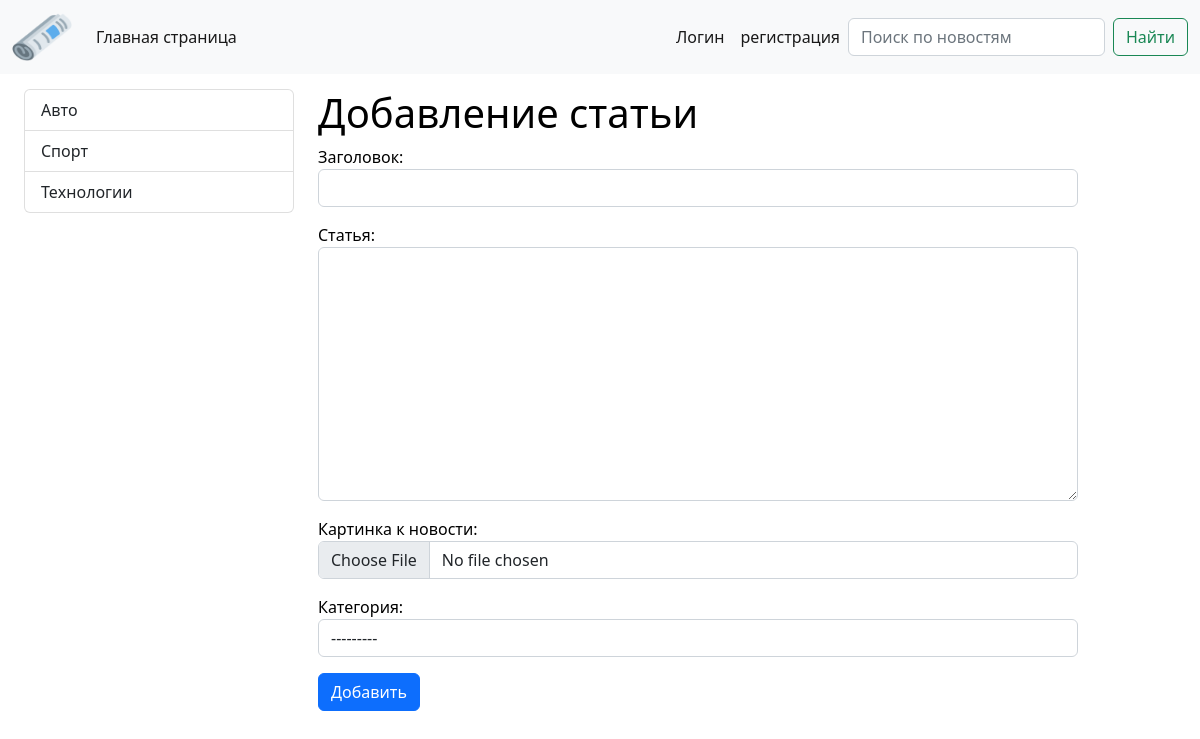
The app's page /add_news/, older data.
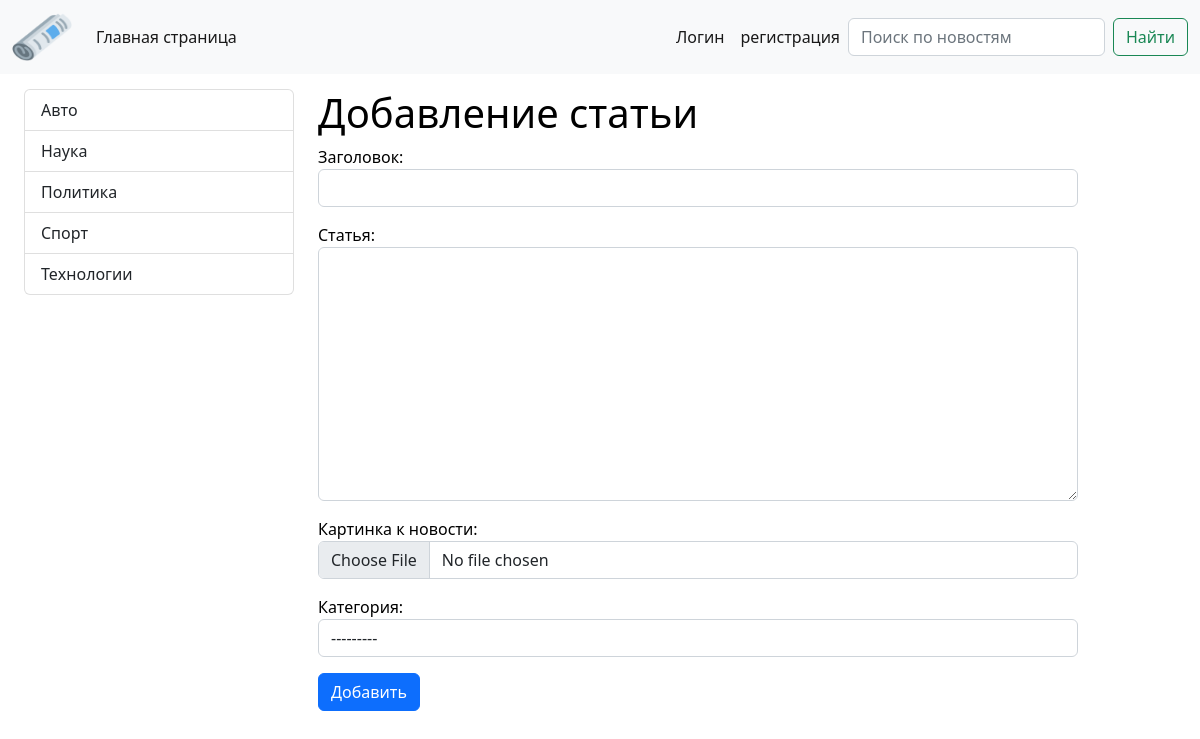
The same page, newer data.
### news/models.py (models this page shows)
class Category(models.Model):
    name = models.CharField("Категория", max_length=50)
    def __str__(self):
        return self.name
    def get_absolute_url(self):
        return reverse("news_by_category", kwargs={"category_id": self.pk})
    class Meta:
        verbose_name = "Категорию"
        verbose_name_plural = "Категории"
        ordering = ["name"]

### news/views.py (the view, shortened to what this page needs)
# urls.py: path('add_news/', PostCreateView.as_view(), name='add_post'),
class PostCreateView(CreateView):
    form_class = AddPostForm
    template_name = "news/add_post.html"

### news/forms.py
class AddPostForm(forms.ModelForm):
    class Meta:
        model = Post
        fields = ("title", "article", "image", "category")
        widgets = {
            "title": forms.TextInput(attrs={"class": "form-control"}),
            "article": forms.Textarea(attrs={"class": "form-control", "rows": 10}),
            "image": forms.FileInput(attrs={"class": "form-control"}),
            "category": forms.Select(attrs={"class": "form-control"}),
        }

### news/templatetags/news_tags.py (called while the page is built)
@register.simple_tag()
def get_categories():
    return Category.objects.filter(post__isnull=False).distinct()

### templates/news/add_post.html (shortened to what this page needs)
{% extends 'base.html' %}
{% load news_tags %}
{% block content %}
    <div class="container-fluid">
        <div class="row g-0">
            <div class="col-md-3 categories-list">
                <div class="container">
                    <div class="list-group">
                        {% get_categories as cats %}
                        {% for cat in cats %}
                            <a href="{{ cat.get_absolute_url }}"
                               class="list-group-item list-group-item-action">{{ cat.name }}</a>
                        {% endfor %}
                    </div>
                </div>
            </div>
            <div class="col-md-8" style="min-width: 375px">
                    <div class="container add-news">
                        <div class="news-list">
                            <div class="row g-0">
                                <h1>Добавление статьи</h1>
                                <form action="{% url "add_post" %}" method="post" enctype="multipart/form-data">
                                    {{ form.as_p }}
                                    <button class="btn btn-primary" type="submit">Добавить</button>
                                </form>
                            </div>
                        </div>
                    </div>
            </div>
        </div>
    </div>
{% endblock %}

Row changes from the older to the newer data that the page shows:
added Category: name "Наука"
now on this page (row unchanged): Category: name "Политика"
